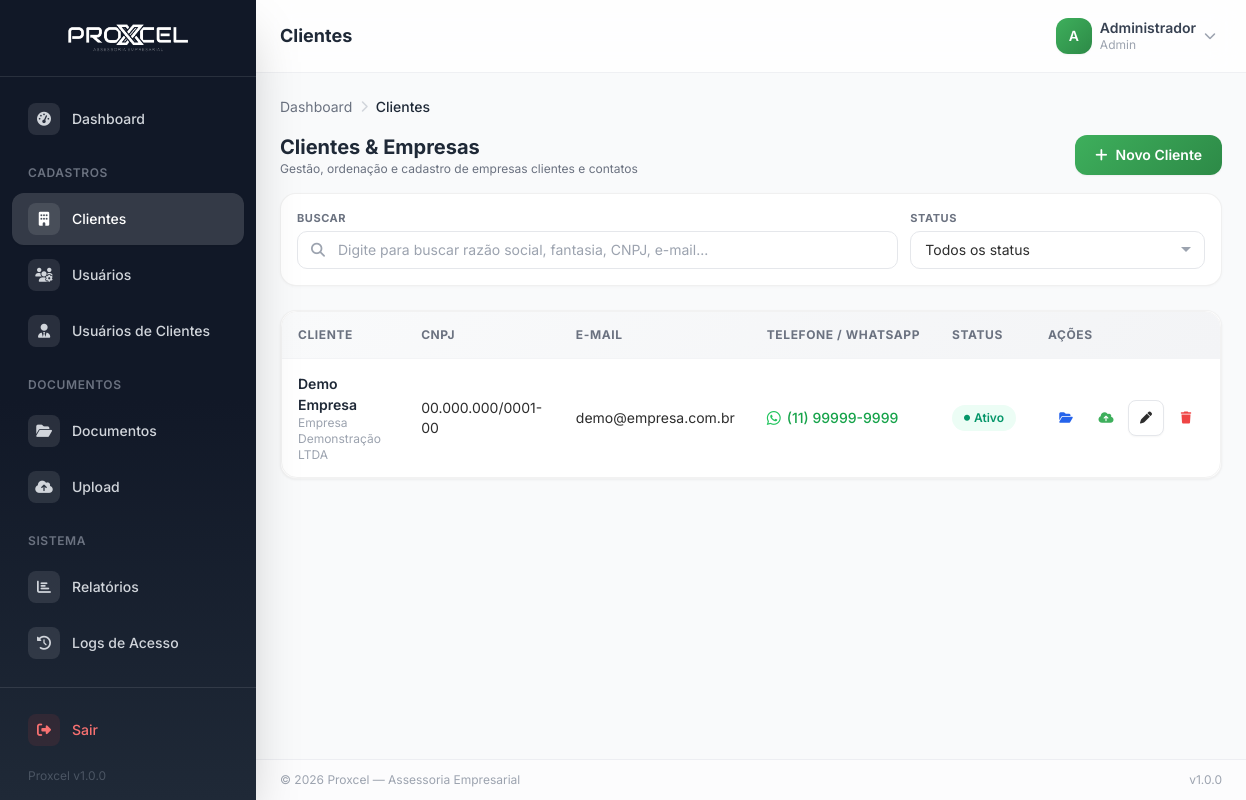
Page /pages/clientes/index.php (signed in) on the committed database.
### tables this page shows
CREATE TABLE IF NOT EXISTS `ctempresa_proxcel_clientes` (
    `id` INT UNSIGNED AUTO_INCREMENT PRIMARY KEY,
    `razao_social` VARCHAR(255) NOT NULL,
    `nome_fantasia` VARCHAR(255) DEFAULT NULL,
    `cnpj` VARCHAR(18) UNIQUE DEFAULT NULL,
    `cpf` VARCHAR(14) UNIQUE DEFAULT NULL,
    `email` VARCHAR(255) NOT NULL,
    `telefone` VARCHAR(20) DEFAULT NULL,
    `celular` VARCHAR(20) DEFAULT NULL,
    `cep` VARCHAR(10) DEFAULT NULL,
    `endereco` VARCHAR(255) DEFAULT NULL,
    `numero` VARCHAR(20) DEFAULT NULL,
    `complemento` VARCHAR(100) DEFAULT NULL,
    `bairro` VARCHAR(100) DEFAULT NULL,
    `cidade` VARCHAR(100) DEFAULT NULL,
    `estado` CHAR(2) DEFAULT NULL,
    `observacoes` TEXT DEFAULT NULL,
    `status` ENUM('ativo','inativo') NOT NULL DEFAULT 'ativo',
    `criado_em` DATETIME NOT NULL DEFAULT CURRENT_TIMESTAMP,
    `atualizado_em` DATETIME NOT NULL DEFAULT CURRENT_TIMESTAMP ON UPDATE CURRENT_TIMESTAMP,
    `criado_por` INT UNSIGNED DEFAULT NULL,
    `atualizado_por` INT UNSIGNED DEFAULT NULL,
    INDEX `idx_status` (`status`),
    INDEX `idx_razao_social` (`razao_social`),
    INDEX `idx_cnpj` (`cnpj`),
    INDEX `idx_email` (`email`)
);

### includes/permissions.php (called while the page is built, shortened)
<?php
require_once __DIR__ . '/../config/database.php';
class Permissions {
    private static $cache = [];
    public static function has($chave) {
        $userId = $_SESSION['user_id'];
        $userTipo = $_SESSION['user_tipo'];
        $userTipoAcesso = $_SESSION['user_tipo_acesso'] ?? 'sistema';
        if ($userTipo === 'admin') return true;
        $cacheKey = $userId . '_' . $userTipoAcesso . '_' . $chave;
        $tipoPerm = db()->fetch(
            "SELECT tp.id FROM " . tb('tipo_usuario_permissoes') . " tp
             JOIN " . tb('permissoes') . " p ON p.id = tp.permissao_id
             WHERE tp.tipo_usuario = ? AND p.chave = ?",
            [$userTipo, $chave]
        );
        self::$cache[$cacheKey] = ($tipoPerm !== false);
        return self::$cache[$cacheKey];
    }
}

### config/database.php (called while the page is built, shortened)
<?php
class Database {
    private static $instance = null;
    private $pdo;
    private function __construct() {
        $dsn = "mysql:host=" . DB_HOST . ";dbname=" . DB_NAME . ";charset=" . DB_CHARSET;
        $options = [
            PDO::ATTR_ERRMODE            => APP_DEBUG ? PDO::ERRMODE_EXCEPTION : PDO::ERRMODE_SILENT,
            PDO::ATTR_DEFAULT_FETCH_MODE => PDO::FETCH_ASSOC,
            PDO::ATTR_EMULATE_PREPARES   => false,
            PDO::MYSQL_ATTR_INIT_COMMAND => "SET NAMES " . DB_CHARSET,
        ];
        try {
            $this->pdo = new PDO($dsn, DB_USER, DB_PASS, $options);
        } catch (PDOException $e) {
            if (APP_DEBUG) {
                die("Erro de conexão: " . $e->getMessage());
            } else {
                error_log("Database connection error: " . $e->getMessage());
                die("Erro interno do servidor. Tente novamente mais tarde.");
            }
        }
    }
    public static function getInstance() {
        if (self::$instance === null) {
            self::$instance = new self();
        }
        return self::$instance;
    }
    public function query($sql, $params = []) {
        $stmt = $this->pdo->prepare($sql);
        $stmt->execute($params);
        return $stmt;
    }
    public function fetchAll($sql, $params = []) {
        $stmt = $this->query($sql, $params);
        return $stmt->fetchAll();
    }
    public static function table($name) {
        return DB_TABLE_PREFIX . $name;
    }
}
function db() {
    return Database::getInstance();
}
function tb($name) {
    return Database::table($name);
}

### includes/security.php (called while the page is built, shortened)
<?php
require_once __DIR__ . '/../config/database.php';
class Security {
    public static function escape($value) {
        return htmlspecialchars($value ?? '', ENT_QUOTES, 'UTF-8');
    }
}
function e($value) {
    return Security::escape($value);
}

### pages/clientes/index.php (the view, shortened to what this page needs)
<?php
require_once __DIR__ . '/../../templates/header.php';
$clientes = db()->fetchAll("SELECT * FROM " . tb('clientes') . " ORDER BY razao_social ASC");
?>
<?= breadcrumb([
    ['label' => 'Dashboard', 'url' => APP_URL . '/pages/dashboard.php'],
    ['label' => 'Clientes', 'url' => '#']
]) ?>
<div class="flex items-center justify-between gap-4 mb-4">
    <div>
        <h2 class="text-xl font-bold text-gray-800">Clientes & Empresas</h2>
        <p class="text-xs text-gray-500">Gestão, ordenação e cadastro de empresas clientes e contatos</p>
    </div>
    <?php if (Permissions::has('clientes.criar')): ?>
        <a href="<?= APP_URL ?>/pages/clientes/form.php" class="btn btn-primary shadow-sm text-sm">
            <i class="fas fa-plus"></i> Novo Cliente
        </a>
    <?php endif; ?>
</div>
<div class="filter-card">
    <div class="grid grid-cols-1 sm:grid-cols-2 lg:grid-cols-12 gap-3 items-end">
        <div class="lg:col-span-8">
            <label class="text-[11px] font-bold text-gray-500 uppercase tracking-wider mb-1 block">Buscar</label>
            <div class="search-box">
                <i class="fas fa-search search-icon"></i>
                <input type="text" id="clienteSearchInput" placeholder="Digite para buscar razão social, fantasia, CNPJ, e-mail..."
                       class="form-control !py-2 text-sm w-full" style="padding-left: 2.5rem;">
            </div>
        </div>
        <div class="lg:col-span-4">
            <div class="flex justify-between items-center mb-1">
                <label class="text-[11px] font-bold text-gray-500 uppercase tracking-wider block">Status</label>
            </div>
            <select id="clienteStatusFilter" class="form-control !py-2 text-sm w-full">
                <option value="">Todos os status</option>
            </select>
        </div>
    </div>
</div>
<div class="card animate-fadeInUp">
    <div class="table-container">
        <table class="data-table" id="clienteDataTable">
            <thead>
                <tr>
                    <th>Cliente</th>
                    <th class="hidden sm:table-cell">CNPJ</th>
                    <th class="hidden md:table-cell">E-mail</th>
                    <th class="hidden lg:table-cell">Telefone / WhatsApp</th>
                    <th>Status</th>
                    <th class="text-center" data-no-sort>Ações</th>
                </tr>
            </thead>
            <tbody>
                <?php if (empty($clientes)): ?>
                <tr>
                    <td colspan="6" class="text-center py-10 text-gray-400">
                        <i class="fas fa-building text-4xl mb-3 block"></i>
                        <p>Nenhum cliente encontrado.</p>
                    </td>
                </tr>
                <?php else: ?>
                <?php foreach ($clientes as $cliente): ?>
                <?php
                    $telExibicao = $cliente['celular'] ?: $cliente['telefone'];
                    $telDigits = preg_replace('/[^0-9]/', '', $telExibicao ?? '');
                ?>
                <tr class="cliente-row" data-status="<?= e($cliente['status']) ?>">
                    <td>
                        <div>
                            <p class="font-semibold text-gray-800"><?= e($cliente['nome_fantasia'] ?: $cliente['razao_social']) ?></p>
                            <?php if ($cliente['nome_fantasia']): ?>
                            <p class="text-xs text-gray-400"><?= e($cliente['razao_social']) ?></p>
                            <?php endif; ?>
                        </div>
                    </td>
                    <td class="hidden sm:table-cell text-sm text-gray-600"><?= e($cliente['cnpj'] ?: $cliente['cpf'] ?: '-') ?></td>
                    <td class="hidden md:table-cell text-sm text-gray-600"><?= e($cliente['email']) ?></td>
                    <td class="hidden lg:table-cell text-sm">
                        <?php if ($telDigits): ?>
                            <a href="https://wa.me/55<?= $telDigits ?>" target="_blank" rel="noopener noreferrer"
                               class="inline-flex items-center gap-1.5 text-green-600 hover:text-green-700 font-medium hover:underline transition"
                               title="Conversar no WhatsApp">
                                <i class="fab fa-whatsapp text-green-500 text-base"></i>
                                <span><?= e($telExibicao) ?></span>
                            </a>
                        <?php else: ?>
                            <span class="text-gray-400">-</span>
                        <?php endif; ?>
                    </td>
                    <td>
                        <span class="badge <?= $cliente['status'] === 'ativo' ? 'badge-success' : 'badge-danger' ?>">
                            <i class="fas fa-circle text-[6px]"></i>
                            <?= ucfirst($cliente['status']) ?>
                        </span>
                    </td>
                    <td>
                        <div class="flex items-center justify-center gap-1">
                            <?php if (Permissions::has('documentos.visualizar')): ?>
                            <a href="<?= APP_URL ?>/pages/documentos/index.php?cliente_id=<?= $cliente['id'] ?>"
                               class="btn btn-sm btn-icon text-blue-600 hover:bg-blue-50" title="Ver Documentos">
                                <i class="fas fa-folder-open text-xs"></i>
                            </a>
                            <?php endif; ?>
                            <?php if (Permissions::has('documentos.criar')): ?>
                            <button onclick="openUploadModal(<?= $cliente['id'] ?>, '<?= e(addslashes($cliente['nome_fantasia'] ?: $cliente['razao_social'])) ?>')"
                                    class="btn btn-sm btn-icon text-proxcel hover:bg-green-50 hover:text-proxcel-dark" title="Enviar Documento">
                                <i class="fas fa-cloud-upload-alt text-xs"></i>
                            </button>
                            <?php endif; ?>
                            <?php if (Permissions::has('clientes.editar')): ?>
                            <a href="<?= APP_URL ?>/pages/clientes/form.php?id=<?= $cliente['id'] ?>"
                               class="btn btn-sm btn-secondary btn-icon" title="Editar">
                                <i class="fas fa-pen text-xs"></i>
                            </a>
                            <?php endif; ?>
                            <?php if (Permissions::has('clientes.excluir')): ?>
                            <button onclick="deleteCliente(<?= $cliente['id'] ?>)"
                                    class="btn btn-sm btn-icon text-red-500 hover:bg-red-50" title="Excluir">
                                <i class="fas fa-trash text-xs"></i>
                            </button>
                            <?php endif; ?>
                        </div>
                    </td>
                </tr>
                <?php endforeach; ?>
                <?php endif; ?>
            </tbody>
        </table>
    </div>
</div>
<?php include __DIR__ . '/../../templates/footer.php'; ?>

### assets/css/app.css (style rules this page uses)
:root { --proxcel-primary: #3EAF5C; --proxcel-dark: #2D8A47; --proxcel-light: #5CC97A; --proxcel-50: #ECFDF0; --text-primary: #2D2D2D; --text-secondary: #6B7280; }
* { -webkit-tap-highlight-color: transparent; }
body { font-family: 'Inter', system-ui, -apple-system, sans-serif; color: var(--text-primary); overscroll-behavior: none; }
.card { background: #fff; border-radius: 1rem; border: 1px solid rgba(0, 0, 0, 0.05); box-shadow: 0 1px 3px rgba(0, 0, 0, 0.04), 0 1px 2px rgba(0, 0, 0, 0.02); transition: all 0.2s ease; }
.btn { display: inline-flex; align-items: center; justify-content: center; gap: 0.5rem; padding: 0.625rem 1.25rem; font-size: 0.875rem; font-weight: 600; border-radius: 0.75rem; transition: all 0.2s ease; cursor: pointer; border: none; outline: none; }
.btn-primary { background: linear-gradient(135deg, var(--proxcel-primary), var(--proxcel-dark)); color: #fff; box-shadow: 0 2px 8px rgba(62, 175, 92, 0.3); }
.btn-secondary { background: #fff; color: var(--text-primary); border: 1px solid #e5e7eb; box-shadow: 0 1px 2px rgba(0, 0, 0, 0.04); }
.btn-sm { padding: 0.375rem 0.75rem; font-size: 0.8125rem; border-radius: 0.5rem; }
.btn-icon { padding: 0.5rem; width: 2.25rem; height: 2.25rem; }
.form-control { width: 100%; padding: 0.625rem 0.875rem; font-size: 0.875rem; color: var(--text-primary); background: #fff; border: 1.5px solid #e5e7eb; border-radius: 0.625rem; transition: all 0.2s ease; outline: none; }
.form-control::placeholder { color: #9ca3af; }
select.form-control { appearance: none; background-repeat: no-repeat; background-position: right 0.75rem center; padding-right: 2.5rem; }
.filter-card { background: #ffffff; border-radius: 1rem; border: 1px solid rgba(0, 0, 0, 0.06); box-shadow: 0 1px 3px rgba(0, 0, 0, 0.03); padding: 1rem; margin-bottom: 1.5rem; }
.table-container { overflow-x: auto; border-radius: 1rem; border: 1px solid rgba(0, 0, 0, 0.05); }
.data-table { width: 100%; border-collapse: collapse; }
.data-table thead { background: linear-gradient(135deg, #f9fafb, #f3f4f6); }
.data-table th { padding: 0.875rem 1rem; text-align: left; font-size: 0.75rem; font-weight: 700; color: var(--text-secondary); text-transform: uppercase; letter-spacing: 0.05em; white-space: nowrap; }
.data-table td { padding: 0.875rem 1rem; font-size: 0.875rem; color: var(--text-primary); border-top: 1px solid #f3f4f6; vertical-align: middle; }
.data-table tbody tr { transition: background 0.15s ease; }
.badge { display: inline-flex; align-items: center; gap: 0.25rem; padding: 0.25rem 0.75rem; font-size: 0.75rem; font-weight: 600; border-radius: 99px; }
.badge-success { background: #ECFDF5; color: #059669; }
.search-box { position: relative; }
.search-box input { padding-left: 2.75rem; }
.search-box .search-icon { position: absolute; left: 0.875rem; top: 50%; transform: translateY(-50%); color: #9ca3af; font-size: 0.875rem; }
.animate-fadeInUp { animation: fadeInUp 0.4s ease-out; }

### rows in the picture
ctempresa_proxcel_clientes: nome_fantasia "Demo Empresa", razao_social "Empresa Demonstração LTDA", cnpj "00.000.000/0001-00", email "demo@empresa.com.br", telefone "(11) 99999-9999", status "Ativo"

### other values in the picture
APP_NAME "Proxcel"
APP_VERSION "1.0.0"
$pageTitle "Clientes"
getInitials($currentUser['nome']) "A"
$currentUser['nome'] "Administrador"
$currentUser['tipo'] "Admin"
$item['label'] "Dashboard"
$item['label'] "Clientes"
